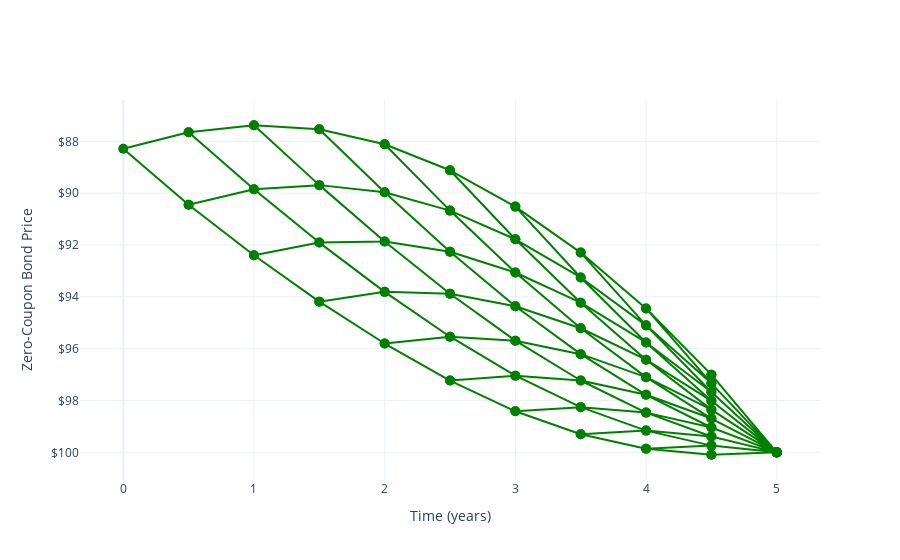

Notebook code cell kept with this figure:
### Markdown cell above
# ZERO COUPON TREE

### Code cell
zero = zeroCouponTree(prds_per_year, zero_maturity, tree)
price = zero[0][0]
rate = ((100/price)**(1/(prds_per_year*zero_maturity)) - 1)*prds_per_year
fig2 = treePlot(zero, 1/prds_per_year, kind="zero")
fig2.update_layout(
    template="plotly_white",
    showlegend=False
)
fig2.show()

### Figure 1 — Plotly figure (JSON) as saved in the notebook; plotly's stock layout.template omitted (floating-point values rounded to 4 significant figures)
{"data": [{"hovertemplate": "$%{y:,.2f}<extra></extra>", "line": {"color": "green"}, "marker": {"color": "green", "size": 10}, "mode": "lines+markers", "type": "scatter", "x": [0.5, 0, 0.5], "y": [87.65, 88.29, 90.45]}, {"hovertemplate": "$%{y:,.2f}<extra></extra>", "line": {"color": "green"}, "marker": {"color": "green", "size": 10}, "mode": "lines+markers", "type": "scatter", "x": [1, 0.5, 1, 0.5, 1], "y": [87.38, 87.65, 89.85, 90.45, 92.4]}, {"hovertemplate": "$%{y:,.2f}<extra></extra>", "line": {"color": "green"}, "marker": {"color": "green", "size": 10}, "mode": "lines+markers", "type": "scatter", "x": [1.5, 1, 1.5, 1, 1.5, 1, 1.5], "y": [87.54, 87.38, 89.69, 89.85, 91.91, 92.4, 94.19]}, {"hovertemplate": "$%{y:,.2f}<extra></extra>", "line": {"color": "green"}, "marker": {"color": "green", "size": 10}, "mode": "lines+markers", "type": "scatter", "x": [2, 1.5, 2, 1.5, 2, 1.5, 2, 1.5, 2], "y": [88.11, 87.54, 89.96, 89.69, 91.86, 91.91, 93.81, 94.19, 95.8]}, {"hovertemplate": "$%{y:,.2f}<extra></extra>", "line": {"color": "green"}, "marker": {"color": "green", "size": 10}, "mode": "lines+markers", "type": "scatter", "x": [2.5, 2, 2.5, 2, 2.5, 2, 2.5, 2, 2.5, 2, 2.5], "y": [89.12, 88.11, 90.67, 89.96, 92.26, 91.86, 93.88, 93.81, 95.54, 95.8, 97.23]}, {"hovertemplate": "$%{y:,.2f}<extra></extra>", "line": {"color": "green"}, "marker": {"color": "green", "size": 10}, "mode": "lines+markers", "type": "scatter", "x": [3, 2.5, 3, 2.5, 3, 2.5, 3, 2.5, 3, 2.5, 3, 2.5, 3], "y": [90.52, 89.12, 91.78, 90.67, 93.06, 92.26, 94.36, 93.88, 95.69, 95.54, 97.04, 97.23, 98.42]}, {"hovertemplate": "$%{y:,.2f}<extra></extra>", "line": {"color": "green"}, "marker": {"color": "green", "size": 10}, "mode": "lines+markers", "type": "scatter", "x": [3.5, 3, 3.5, 3, 3.5, 3, 3.5, 3, 3.5, 3, 3.5, 3, 3.5, 3, 3.5], "y": [92.29, 90.52, 93.25, 91.78, 94.23, 93.06, 95.21, 94.36, 96.21, 95.69, 97.23, 97.04, 98.26, 98.42, 99.3]}, {"hovertemplate": "$%{y:,.2f}<extra></extra>", "line": {"color": "green"}, "marker": {"color": "green", "size": 10}, "mode": "lines+markers", "type": "scatter", "x": [4, 3.5, 4, 3.5, 4, 3.5, 4, 3.5, 4, 3.5, 4, 3.5, 4, 3.5, 4, 3.5, 4], "y": [94.45, 92.29, 95.1, 93.25, 95.76, 94.23, 96.43, 95.21, 97.1, 96.21, 97.78, 97.23, 98.47, 98.26, 99.16, 99.3, 99.86]}, {"hovertemplate": "$%{y:,.2f}<extra></extra>", "line": {"color": "green"}, "marker": {"color": "green", "size": 10}, "mode": "lines+markers", "type": "scatter", "x": [4.5, 4, 4.5, 4, 4.5, 4, 4.5, 4, 4.5, 4, 4.5, 4, 4.5, 4, 4.5, 4, 4.5, 4, 4.5], "y": [97.0, 94.45, 97.34, 95.1, 97.67, 95.76, 98.01, 96.43, 98.35, 97.1, 98.7, 97.78, 99.04, 98.47, 99.39, 99.16, 99.74, 99.86, 100.1]}, {"hovertemplate": "$%{y:,.2f}<extra></extra>", "line": {"color": "green"}, "marker": {"color": "green", "size": 10}, "mode": "lines+markers", "type": "scatter", "x": [5, 4.5, 5, 4.5, 5, 4.5, 5, 4.5, 5, 4.5, 5, 4.5, 5, 4.5, 5, 4.5, 5, 4.5, 5, 4.5, 5], "y": [100, 97.0, 100, 97.34, 100, 97.67, 100, 98.01, 100, 98.35, 100, 98.7, 100, 99.04, 100, 99.39, 100, 99.74, 100, 100.1, 100]}], "layout": {"showlegend": false, "xaxis": {"title": {"text": "Time (years)"}}, "yaxis": {"autorange": "reversed", "tickformat": ".0f", "tickprefix": "$", "title": {"text": "Zero-Coupon Bond Price"}}}}
